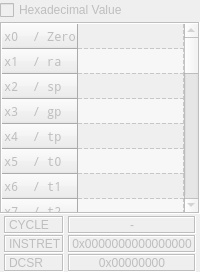
     <widget class="QWidget" name="REGSwidget" native="true">
      <property name="enabled">
       <bool>false</bool>
      </property>
      <layout class="QVBoxLayout" name="verticalLayout_6">
       <property name="spacing">
        <number>2</number>
       </property>
       <property name="leftMargin">
        <number>0</number>
       </property>
       <property name="topMargin">
        <number>0</number>
       </property>
       <property name="rightMargin">
        <number>0</number>
       </property>
       <property name="bottomMargin">
        <number>0</number>
       </property>
       <item>
        <widget class="QCheckBox" name="HexCheckBox">
         <property name="text">
          <string>Hexadecimal Value</string>
         </property>
        </widget>
       </item>
       <item>
        <widget class="QTableWidget" name="RegsTable">
         <property name="sizePolicy">
          <sizepolicy hsizetype="Preferred" vsizetype="Preferred">
           <horstretch>0</horstretch>
           <verstretch>0</verstretch>
          </sizepolicy>
         </property>
         <property name="minimumSize">
          <size>
           <width>0</width>
           <height>0</height>
          </size>
         </property>
         <property name="mouseTracking">
          <bool>false</bool>
         </property>
         <property name="focusPolicy">
          <enum>Qt::NoFocus</enum>
         </property>
         <property name="frameShape">
          <enum>QFrame::Box</enum>
         </property>
         <property name="frameShadow">
          <enum>QFrame::Sunken</enum>
         </property>
         <property name="lineWidth">
          <number>1</number>
         </property>
         <property name="verticalScrollBarPolicy">
          <enum>Qt::ScrollBarAlwaysOn</enum>
         </property>
         <property name="horizontalScrollBarPolicy">
          <enum>Qt::ScrollBarAlwaysOff</enum>
         </property>
         <property name="editTriggers">
          <set>QAbstractItemView::NoEditTriggers</set>
         </property>
         <property name="showDropIndicator" stdset="0">
          <bool>false</bool>
         </property>
         <property name="dragDropOverwriteMode">
          <bool>false</bool>
         </property>
         <property name="alternatingRowColors">
          <bool>true</bool>
         </property>
         <property name="selectionMode">
          <enum>QAbstractItemView::NoSelection</enum>
         </property>
         <property name="gridStyle">
          <enum>Qt::DashLine</enum>
         </property>
         <property name="wordWrap">
          <bool>false</bool>
         </property>
         <property name="cornerButtonEnabled">
          <bool>false</bool>
         </property>
         <attribute name="horizontalHeaderVisible">
          <bool>false</bool>
         </attribute>
         <attribute name="horizontalHeaderCascadingSectionResizes">
          <bool>true</bool>
         </attribute>
         <attribute name="horizontalHeaderHighlightSections">
          <bool>true</bool>
         </attribute>
         <attribute name="horizontalHeaderMinimumSectionSize">
          <number>12</number>
         </attribute>
         <attribute name="horizontalHeaderStretchLastSection">
          <bool>true</bool>
         </attribute>
         <attribute name="verticalHeaderCascadingSectionResizes">
          <bool>false</bool>
         </attribute>
         <attribute name="verticalHeaderDefaultSectionSize">
          <number>25</number>
         </attribute>
         <attribute name="verticalHeaderHighlightSections">
          <bool>true</bool>
         </attribute>
         <attribute name="verticalHeaderMinimumSectionSize">
          <number>25</number>
         </attribute>
         <attribute name="verticalHeaderShowSortIndicator" stdset="0">
          <bool>false</bool>
         </attribute>
         <attribute name="verticalHeaderStretchLastSection">
          <bool>true</bool>
         </attribute>
         <row>
          <property name="text">
           <string>x0  / Zero</string>
          </property>
          <property name="font">
           <font>
            <family>Noto Mono</family>
           </font>
          </property>
          <property name="textAlignment">
           <set>AlignLeading|AlignVCenter</set>
          </property>
         </row>
         <row>
          <property name="text">
           <string>x1  / ra</string>
          </property>
          <property name="font">
           <font>
            <family>Noto Mono</family>
           </font>
          </property>
          <property name="textAlignment">
           <set>AlignLeading|AlignVCenter</set>
          </property>
         </row>
         <row>
          <property name="text">
           <string>x2  / sp</string>
          </property>
          <property name="font">
           <font>
            <family>Noto Mono</family>
           </font>
          </property>
         </row>
         <row>
          <property name="text">
           <string>x3  / gp</string>
          </property>
          <property name="font">
           <font>
            <family>Noto Mono</family>
           </font>
          </property>
         </row>
         <row>
          <property name="text">
           <string>x4  / tp</string>
          </property>
          <property name="font">
           <font>
            <family>Noto Mono</family>
           </font>
          </property>
         </row>
         <row>
          <property name="text">
           <string>x5  / t0</string>
          </property>
          <property name="font">
           <font>
            <family>Noto Mono</family>
           </font>
          </property>
         </row>
         <row>
          <property name="text">
           <string>x6  / t1</string>
          </property>
          <property name="font">
           <font>
            <family>Noto Mono</family>
           </font>
          </property>
         </row>
         <row>
          <property name="text">
           <string>x7  / t2</string>
          </property>
          <property name="font">
           <font>
            <family>Noto Mono</family>
           </font>
          </property>
         </row>
         <row>
          <property name="text">
           <string>x8  / s0</string>
          </property>
          <property name="font">
           <font>
            <family>Noto Mono</family>
           </font>
          </property>
         </row>
         <row>
          <property name="text">
           <string>x9  / s1</string>
          </property>
          <property name="font">
           <font>
            <family>Noto Mono</family>
           </font>
          </property>
         </row>
         <row>
          <property name="text">
           <string>x10 / a0</string>
          </property>
          <property name="font">
           <font>
            <family>Noto Mono</family>
           </font>
          </property>
         </row>
         <row>
          <property name="text">
           <string>x11 / a1</string>
          </property>
          <property name="font">
           <font>
            <family>Noto Mono</family>
            <pointsize>9</pointsize>
           </font>
          </property>
         </row>
         <row>
          <property name="text">
           <string>x12 / a2</string>
          </property>
          <property name="font">
           <font>
            <family>Noto Mono</family>
           </font>
          </property>
         </row>
         <row>
          <property name="text">
           <string>x13 / a3</string>
          </property>
          <property name="font">
           <font>
            <family>Noto Mono</family>
           </font>
          </property>
         </row>
         <row>
          <property name="text">
           <string>x14 / a4</string>
          </property>
          <property name="font">
           <font>
            <family>Noto Mono</family>
           </font>
          </property>
         </row>
         <row>
          <property name="text">
           <string>x15 / a5</string>
          </property>
          <property name="font">
           <font>
            <family>Noto Mono</family>
           </font>
          </property>
         </row>
         <row>
          <property name="text">
           <string>x16 / a6</string>
          </property>
          <property name="font">
           <font>
            <family>Noto Mono</family>
           </font>
          </property>
         </row>
         <row>
          <property name="text">
           <string>x17 / a7</string>
          </property>
          <property name="font">
           <font>
            <family>Noto Mono</family>
           </font>
          </property>
         </row>
         <row>
          <property name="text">
           <string>x18 / s2</string>
          </property>
          <property name="font">
           <font>
            <family>Noto Mono</family>
           </font>
          </property>
         </row>
         <row>
          <property name="text">
           <string>x19 / s3</string>
          </property>
          <property name="font">
           <font>
            <family>Noto Mono</family>
           </font>
          </property>
         </row>
         <row>
          <property name="text">
           <string>x20 / s4</string>
          </property>
          <property name="font">
           <font>
            <family>Noto Mono</family>
           </font>
          </property>
         </row>
         <row>
          <property name="text">
           <string>x21 / s5</string>
          </property>
          <property name="font">
           <font>
            <family>Noto Mono</family>
           </font>
          </property>
         </row>
         <row>
          <property name="text">
           <string>x22 / s6</string>
          </property>
          <property name="font">
           <font>
            <family>Noto Mono</family>
           </font>
          </property>
         </row>
         <row>
          <property name="text">
           <string>x23 / s7</string>
          </property>
          <property name="font">
           <font>
            <family>Noto Mono</family>
           </font>
          </property>
         </row>
         <row>
          <property name="text">
           <string>x24 / s8</string>
          </property>
          <property name="font">
           <font>
            <family>Noto Mono</family>
           </font>
          </property>
         </row>
         <row>
          <property name="text">
           <string>x25 / s9</string>
          </property>
          <property name="font">
           <font>
            <family>Noto Mono</family>
           </font>
          </property>
         </row>
         <row>
          <property name="text">
           <string>x26 / s10</string>
          </property>
          <property name="font">
           <font>
            <family>Noto Mono</family>
           </font>
          </property>
         </row>
         <row>
          <property name="text">
           <string>x27 / s11</string>
          </property>
          <property name="font">
           <font>
            <family>Noto Mono</family>
           </font>
          </property>
         </row>
         <row>
          <property name="text">
           <string>x28 / t3</string>
          </property>
          <property name="font">
           <font>
            <family>Noto Mono</family>
           </font>
          </property>
         </row>
         <row>
          <property name="text">
           <string>x29 / t4</string>
          </property>
          <property name="font">
           <font>
            <family>Noto Mono</family>
           </font>
          </property>
         </row>
         <row>
          <property name="text">
           <string>x30 / t5</string>
          </property>
          <property name="font">
           <font>
            <family>Noto Mono</family>
           </font>
          </property>
         </row>
         <row>
          <property name="text">
           <string>x31 / t6</string>
          </property>
          <property name="font">
           <font>
            <family>Noto Mono</family>
           </font>
          </property>
         </row>
         <column>
          <property name="text">
           <string>Valor</string>
          </property>
         </column>
        </widget>
       </item>
       <item>
        <layout class="QGridLayout" name="gridLayout_3">
         <property name="horizontalSpacing">
          <number>0</number>
         </property>
         <property name="verticalSpacing">
          <number>1</number>
         </property>
         <item row="0" column="1">
          <widget class="QLabel" name="val_cycle">
           <property name="sizePolicy">
            <sizepolicy hsizetype="Maximum" vsizetype="Preferred">
             <horstretch>0</horstretch>
             <verstretch>0</verstretch>
            </sizepolicy>
           </property>
           <property name="maximumSize">
            <size>
             <width>128</width>
             <height>16777215</height>
            </size>
           </property>
           <property name="autoFillBackground">
            <bool>false</bool>
           </property>
           <property name="frameShape">
            <enum>QFrame::Box</enum>
           </property>
           <property name="frameShadow">
            <enum>QFrame::Sunken</enum>
           </property>
           <property name="lineWidth">
            <number>1</number>
           </property>
           <property name="text">
            <string>-</string>
           </property>
           <property name="alignment">
            <set>Qt::AlignCenter</set>
           </property>
          </widget>
         </item>
         <item row="1" column="0">
          <widget class="QLabel" name="label_66">
           <property name="sizePolicy">
            <sizepolicy hsizetype="Maximum" vsizetype="Fixed">
             <horstretch>0</horstretch>
             <verstretch>0</verstretch>
            </sizepolicy>
           </property>
           <property name="maximumSize">
            <size>
             <width>60</width>
             <height>16777215</height>
            </size>
           </property>
           <property name="autoFillBackground">
            <bool>false</bool>
           </property>
           <property name="frameShape">
            <enum>QFrame::Box</enum>
           </property>
           <property name="frameShadow">
            <enum>QFrame::Sunken</enum>
           </property>
           <property name="lineWidth">
            <number>1</number>
           </property>
           <property name="text">
            <string>INSTRET</string>
           </property>
          </widget>
         </item>
         <item row="0" column="0">
          <widget class="QLabel" name="label_64">
           <property name="sizePolicy">
            <sizepolicy hsizetype="Maximum" vsizetype="Fixed">
             <horstretch>0</horstretch>
             <verstretch>0</verstretch>
            </sizepolicy>
           </property>
           <property name="maximumSize">
            <size>
             <width>60</width>
             <height>16777215</height>
            </size>
           </property>
           <property name="autoFillBackground">
            <bool>false</bool>
           </property>
           <property name="frameShape">
            <enum>QFrame::Box</enum>
           </property>
           <property name="frameShadow">
            <enum>QFrame::Sunken</enum>
           </property>
           <property name="lineWidth">
            <number>1</number>
           </property>
           <property name="text">
            <string>CYCLE</string>
           </property>
          </widget>
         </item>
         <item row="2" column="1">
          <widget class="QLabel" name="val_dcsr">
           <property name="sizePolicy">
            <sizepolicy hsizetype="Maximum" vsizetype="Preferred">
             <horstretch>0</horstretch>
             <verstretch>0</verstretch>
            </sizepolicy>
           </property>
           <property name="maximumSize">
            <size>
             <width>128</width>
             <height>16777215</height>
            </size>
           </property>
           <property name="autoFillBackground">
            <bool>false</bool>
           </property>
           <property name="frameShape">
            <enum>QFrame::Box</enum>
           </property>
           <property name="frameShadow">
            <enum>QFrame::Sunken</enum>
           </property>
           <property name="lineWidth">
            <number>1</number>
           </property>
           <property name="text">
            <string>0x00000000</string>
           </property>
           <property name="alignment">
            <set>Qt::AlignCenter</set>
           </property>
          </widget>
         </item>
         <item row="2" column="0">
          <widget class="QLabel" name="label_68">
           <property name="sizePolicy">
            <sizepolicy hsizetype="Maximum" vsizetype="Fixed">
             <horstretch>0</horstretch>
             <verstretch>0</verstretch>
            </sizepolicy>
           </property>
           <property name="maximumSize">
            <size>
             <width>60</width>
             <height>16777215</height>
            </size>
           </property>
           <property name="autoFillBackground">
            <bool>false</bool>
           </property>
           <property name="frameShape">
            <enum>QFrame::Box</enum>
           </property>
           <property name="frameShadow">
            <enum>QFrame::Sunken</enum>
           </property>
           <property name="lineWidth">
            <number>1</number>
           </property>
           <property name="text">
            <string>DCSR</string>
           </property>
          </widget>
         </item>
         <item row="1" column="1">
          <widget class="QLabel" name="val_instret">
           <property name="sizePolicy">
            <sizepolicy hsizetype="Maximum" vsizetype="Preferred">
             <horstretch>0</horstretch>
             <verstretch>0</verstretch>
            </sizepolicy>
           </property>
           <property name="maximumSize">
            <size>
             <width>128</width>
             <height>16777215</height>
            </size>
           </property>
           <property name="autoFillBackground">
            <bool>false</bool>
           </property>
           <property name="frameShape">
            <enum>QFrame::Box</enum>
           </property>
           <property name="frameShadow">
            <enum>QFrame::Sunken</enum>
           </property>
           <property name="lineWidth">
            <number>1</number>
           </property>
           <property name="text">
            <string>0x0000000000000000</string>
           </property>
           <property name="alignment">
            <set>Qt::AlignCenter</set>
           </property>
          </widget>
         </item>
        </layout>
       </item>
      </layout>
     </widget>
